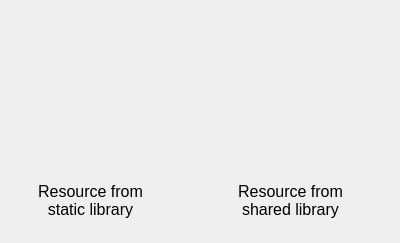
<?xml version="1.0" encoding="UTF-8"?>
<ui version="4.0">
 <class>MainWindow</class>
 <widget class="QMainWindow" name="MainWindow">
  <property name="geometry">
   <rect>
    <x>0</x>
    <y>0</y>
    <width>400</width>
    <height>243</height>
   </rect>
  </property>
  <property name="windowTitle">
   <string>ResourcesLibrary</string>
  </property>
  <property name="locale">
   <locale language="English" country="UnitedStates"/>
  </property>
  <widget class="QWidget" name="centralWidget">
   <widget class="QLabel" name="iconStaticLibrary">
    <property name="geometry">
     <rect>
      <x>20</x>
      <y>20</y>
      <width>150</width>
      <height>150</height>
     </rect>
    </property>
    <property name="scaledContents">
     <bool>true</bool>
    </property>
   </widget>
   <widget class="QLabel" name="iconSharedLibrary">
    <property name="geometry">
     <rect>
      <x>220</x>
      <y>20</y>
      <width>150</width>
      <height>150</height>
     </rect>
    </property>
    <property name="scaledContents">
     <bool>true</bool>
    </property>
   </widget>
   <widget class="QLabel" name="label">
    <property name="geometry">
     <rect>
      <x>20</x>
      <y>180</y>
      <width>141</width>
      <height>41</height>
     </rect>
    </property>
    <property name="font">
     <font>
      <pointsize>12</pointsize>
     </font>
    </property>
    <property name="text">
     <string>Resource from
static library</string>
    </property>
    <property name="textFormat">
     <enum>Qt::PlainText</enum>
    </property>
    <property name="alignment">
     <set>Qt::AlignCenter</set>
    </property>
   </widget>
   <widget class="QLabel" name="label_2">
    <property name="geometry">
     <rect>
      <x>220</x>
      <y>180</y>
      <width>141</width>
      <height>41</height>
     </rect>
    </property>
    <property name="font">
     <font>
      <pointsize>12</pointsize>
     </font>
    </property>
    <property name="text">
     <string>Resource from
shared library</string>
    </property>
    <property name="textFormat">
     <enum>Qt::PlainText</enum>
    </property>
    <property name="alignment">
     <set>Qt::AlignCenter</set>
    </property>
   </widget>
  </widget>
 </widget>
 <layoutdefault spacing="6" margin="11"/>
 <resources/>
 <connections/>
</ui>
